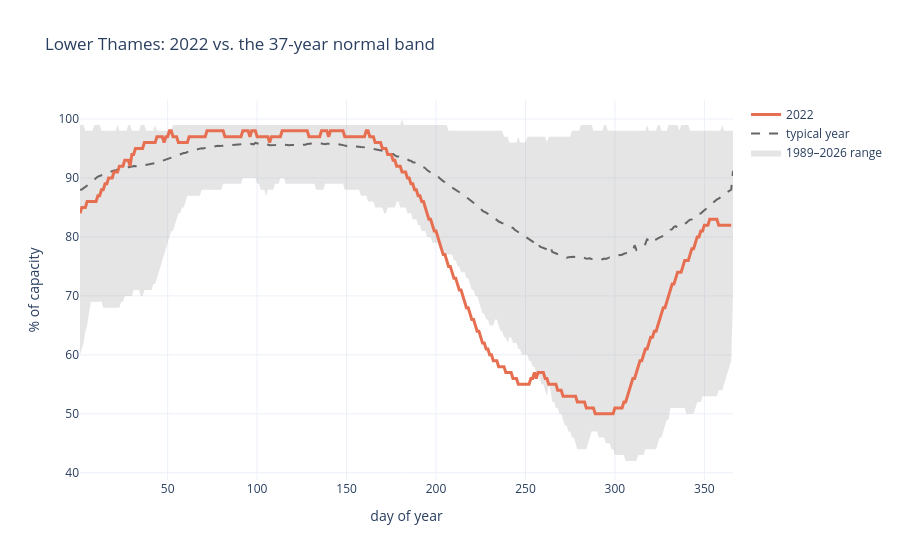

Source (notebook cell):
### Markdown cell above
## 5. Zoom on a drought: 2022

Here's the twist the annual-minimum chart just handed us. **2022** is the drought everyone remembers: the hosepipe bans, the brown lawns, the official drought declaration across England. But by the numbers above, the Lower Thames only reached **50%** that year, its *fifth*-lowest on record. The brutal years were **1996 (42%)** and **1997 (44%)**, a slower, deeper squeeze that faded from public memory.

So let's put 2022 under the microscope against the 37-year *normal band* (the min–max envelope of every other year) and ask the honest question: how unusual was it?

### Code cell
focus_year = 2022
df["doy"] = df["date"].dt.dayofyear
col = "lower_thames_group"
name = GROUPS[col]

hist = df[df["year"] != focus_year].groupby("doy")[col].agg(["min", "max", "mean"])
this = df[df["year"] == focus_year].set_index("doy")[col]

fig = go.Figure()
fig.add_trace(go.Scatter(x=hist.index, y=hist["max"], line=dict(width=0), showlegend=False, hoverinfo="skip"))
fig.add_trace(go.Scatter(x=hist.index, y=hist["min"], fill="tonexty", fillcolor="rgba(150,150,150,0.25)",
                         line=dict(width=0), name="1989–2026 range"))
fig.add_trace(go.Scatter(x=hist.index, y=hist["mean"], line=dict(color="#666", dash="dash"), name="typical year"))
fig.add_trace(go.Scatter(x=this.index, y=this.values, line=dict(color=COLORS[name], width=3), name=f"{focus_year}"))
fig.update_layout(template="plotly_white", title=f"{name}: {focus_year} vs. the 37-year normal band",
                  xaxis_title="day of year", yaxis_title="% of capacity", hovermode="x unified")
fig_band = fig
fig.show()

### Figure 1 — Plotly figure (JSON) as saved in the notebook; plotly's stock layout.template omitted (floating-point values rounded to 4 significant figures; data arrays with more than 128 entries replaced by an {"elided": "..."} marker saying what was removed)
{"data": [{"hoverinfo": "skip", "line": {"width": 0}, "showlegend": false, "type": "scatter", "x": {"elided": "366 int values"}, "y": {"elided": "366 float values"}}, {"fill": "tonexty", "fillcolor": "rgba(150,150,150,0.25)", "line": {"width": 0}, "name": "1989–2026 range", "type": "scatter", "x": {"elided": "366 int values"}, "y": {"elided": "366 float values"}}, {"line": {"color": "#666", "dash": "dash"}, "name": "typical year", "type": "scatter", "x": {"elided": "366 int values"}, "y": {"elided": "366 float values"}}, {"line": {"color": "#e76f51", "width": 3}, "name": "2022", "type": "scatter", "x": {"elided": "365 int values"}, "y": {"elided": "365 float values"}}], "layout": {"hovermode": "x unified", "title": {"text": "Lower Thames: 2022 vs. the 37-year normal band"}, "xaxis": {"title": {"text": "day of year"}}, "yaxis": {"title": {"text": "% of capacity"}}}}
